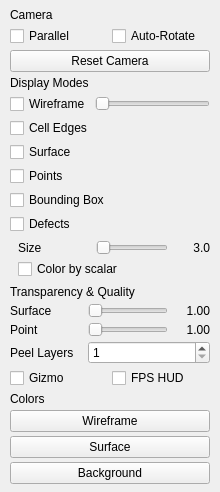
<?xml version="1.0" encoding="UTF-8"?>
<ui version="4.0">
 <class>ViewDisplayPage</class>
 <widget class="QWidget" name="ViewDisplayPage">
  <property name="geometry">
   <rect>
    <x>0</x>
    <y>0</y>
    <width>220</width>
    <height>400</height>
   </rect>
  </property>
  <layout class="QVBoxLayout" name="verticalLayout">
   <property name="spacing">
    <number>4</number>
   </property>
   <property name="leftMargin">
    <number>10</number>
   </property>
   <property name="topMargin">
    <number>8</number>
   </property>
   <property name="rightMargin">
    <number>10</number>
   </property>
   <property name="bottomMargin">
    <number>8</number>
   </property>
   <item>
    <widget class="QLabel" name="cameraHeader">
     <property name="text">
      <string>Camera</string>
     </property></widget>
   </item>
   <item>
    <layout class="QHBoxLayout" name="camOptionsLayout">
     <item>
      <widget class="QCheckBox" name="parallelCb">
       <property name="text">
        <string>Parallel</string>
       </property>
      </widget>
     </item>
     <item>
      <widget class="QCheckBox" name="autoRotateCb">
       <property name="text">
        <string>Auto-Rotate</string>
       </property>
      </widget>
     </item>
    </layout>
   </item>
   <item>
    <widget class="QPushButton" name="resetCamBtn">
     <property name="text">
      <string>Reset Camera</string>
     </property></widget>
   </item>
   <item>
    <widget class="QLabel" name="displayHeader">
     <property name="text">
      <string>Display Modes</string>
     </property></widget>
   </item>
   <item>
    <widget class="QWidget" name="wireframeRow">
     <layout class="QHBoxLayout" name="wireframeLayout">
      <property name="spacing"><number>4</number></property>
      <property name="leftMargin"><number>0</number></property>
      <property name="topMargin"><number>0</number></property>
      <property name="rightMargin"><number>0</number></property>
      <property name="bottomMargin"><number>0</number></property>
      <item>
       <widget class="QCheckBox" name="wireframeCb">
        <property name="text"><string>Wireframe</string></property>
       </widget>
      </item>
      <item>
       <widget class="QSlider" name="wireframeSlider">
        <property name="orientation"><enum>Qt::Horizontal</enum></property>
       </widget>
      </item>
     </layout>
    </widget>
   </item>
   <item>
    <layout class="QHBoxLayout" name="cellWireframeLayout">
     <property name="spacing"><number>4</number></property>
     <property name="leftMargin"><number>0</number></property>
     <property name="topMargin"><number>0</number></property>
     <property name="rightMargin"><number>0</number></property>
     <property name="bottomMargin"><number>0</number></property>
     <item>
      <widget class="QCheckBox" name="cellWireframeCb">
       <property name="text"><string>Cell Edges</string></property>
      </widget>
     </item>
    </layout>
   </item>
    <item>
     <layout class="QVBoxLayout" name="flagsLayout">
     <item>
      <widget class="QCheckBox" name="surfaceCb">
       <property name="text">
        <string>Surface</string>
       </property>
      </widget>
     </item>
     <item>
      <widget class="QCheckBox" name="pointsCb">
       <property name="text">
        <string>Points</string>
       </property>
      </widget>
     </item>
      <item>
       <widget class="QCheckBox" name="bboxCb">
       <property name="text">
        <string>Bounding Box</string>
       </property>
      </widget>
     </item>
     <item>
      <widget class="QCheckBox" name="defectsCb">
       <property name="text">
        <string>Defects</string>
       </property>
      </widget>
     </item>
    </layout>
   </item>
   <item>
    <widget class="QWidget" name="pointGroup" native="true">
     <layout class="QVBoxLayout" name="pointLayout">
      <property name="spacing">
       <number>4</number>
      </property>
      <property name="leftMargin">
       <number>8</number>
      </property>
      <property name="topMargin">
       <number>2</number>
      </property>
      <property name="rightMargin">
       <number>0</number>
      </property>
      <property name="bottomMargin">
       <number>2</number>
      </property>
      <item>
       <widget class="QWidget" name="pointSizeRow">
        <layout class="QHBoxLayout" name="pointSizeLayout">
         <property name="spacing"><number>6</number></property>
         <property name="leftMargin"><number>0</number></property>
         <property name="topMargin"><number>0</number></property>
         <property name="rightMargin"><number>0</number></property>
         <property name="bottomMargin"><number>0</number></property>
         <item>
          <widget class="QLabel" name="pointSizeLabel">
           <property name="text"><string>Size</string></property>
           <property name="minimumSize"><size><width>72</width><height>0</height></size></property>
           <property name="maximumSize"><size><width>72</width><height>16777215</height></size></property><property name="alignment"><set>Qt::AlignLeft|Qt::AlignVCenter</set></property>
          </widget>
         </item>
         <item>
          <widget class="QSlider" name="pointSizeSlider">
           <property name="orientation"><enum>Qt::Horizontal</enum></property>
          </widget>
         </item>
         <item>
          <widget class="QLabel" name="pointSizeValue">
           <property name="text"><string>3.0</string></property>
           <property name="minimumSize"><size><width>36</width><height>0</height></size></property>
           <property name="maximumSize"><size><width>36</width><height>16777215</height></size></property><property name="alignment"><set>Qt::AlignRight|Qt::AlignVCenter</set></property>
          </widget>
         </item>
        </layout>
       </widget>
      </item>
      <item>
       <widget class="QCheckBox" name="scalarCb">
        <property name="text">
         <string>Color by scalar</string>
        </property>
       </widget>
      </item>
     </layout>
    </widget>
   </item>
   <item>
    <widget class="QLabel" name="transparencyHeader">
     <property name="text">
      <string>Transparency &amp; Quality</string>
     </property></widget>
   </item>
   <item>
    <widget class="QWidget" name="surfaceOpacityRow">
     <layout class="QHBoxLayout" name="surfaceOpacityLayout">
      <property name="spacing"><number>6</number></property>
      <property name="leftMargin"><number>0</number></property>
      <property name="topMargin"><number>0</number></property>
      <property name="rightMargin"><number>0</number></property>
      <property name="bottomMargin"><number>0</number></property>
      <item>
       <widget class="QLabel" name="surfaceOpacityLabel">
        <property name="text"><string>Surface</string></property>
        <property name="minimumSize"><size><width>72</width><height>0</height></size></property>
        <property name="maximumSize"><size><width>72</width><height>16777215</height></size></property><property name="alignment"><set>Qt::AlignLeft|Qt::AlignVCenter</set></property>
       </widget>
      </item>
      <item>
       <widget class="QSlider" name="surfaceOpacitySlider">
        <property name="orientation"><enum>Qt::Horizontal</enum></property>
       </widget>
      </item>
      <item>
       <widget class="QLabel" name="surfaceOpacityValue">
        <property name="text"><string>1.00</string></property>
        <property name="minimumSize"><size><width>36</width><height>0</height></size></property>
        <property name="maximumSize"><size><width>36</width><height>16777215</height></size></property><property name="alignment"><set>Qt::AlignRight|Qt::AlignVCenter</set></property>
       </widget>
      </item>
     </layout>
    </widget>
   </item>
   <item>
     <widget class="QWidget" name="pointOpacityRow">
      <layout class="QHBoxLayout" name="pointOpacityLayout">
       <property name="spacing"><number>6</number></property>
       <property name="leftMargin"><number>0</number></property>
       <property name="topMargin"><number>0</number></property>
       <property name="rightMargin"><number>0</number></property>
       <property name="bottomMargin"><number>0</number></property>
       <item>
        <widget class="QLabel" name="pointOpacityLabel">
         <property name="text"><string>Point</string></property>
         <property name="minimumSize"><size><width>72</width><height>0</height></size></property>
         <property name="maximumSize"><size><width>72</width><height>16777215</height></size></property><property name="alignment"><set>Qt::AlignLeft|Qt::AlignVCenter</set></property>
        </widget>
       </item>
       <item>
        <widget class="QSlider" name="pointOpacitySlider">
         <property name="orientation"><enum>Qt::Horizontal</enum></property>
        </widget>
       </item>
       <item>
        <widget class="QLabel" name="pointOpacityValue">
         <property name="text"><string>1.00</string></property>
         <property name="minimumSize"><size><width>36</width><height>0</height></size></property>
         <property name="maximumSize"><size><width>36</width><height>16777215</height></size></property><property name="alignment"><set>Qt::AlignRight|Qt::AlignVCenter</set></property>
        </widget>
       </item>
      </layout>
     </widget>
    </item>
    <item>
     <widget class="QWidget" name="peelLayersRow">
      <layout class="QHBoxLayout" name="peelLayersLayout">
       <property name="spacing"><number>6</number></property>
       <property name="leftMargin"><number>0</number></property>
       <property name="topMargin"><number>0</number></property>
       <property name="rightMargin"><number>0</number></property>
       <property name="bottomMargin"><number>0</number></property>
       <item>
        <widget class="QLabel" name="peelLayersLabel">
         <property name="text"><string>Peel Layers</string></property>
         <property name="minimumSize"><size><width>72</width><height>0</height></size></property>
         <property name="maximumSize"><size><width>72</width><height>16777215</height></size></property><property name="alignment"><set>Qt::AlignLeft|Qt::AlignVCenter</set></property>
        </widget>
       </item>
       <item>
        <widget class="QSpinBox" name="peelLayersSpin">
         <property name="minimum"><number>1</number></property>
         <property name="maximum"><number>8</number></property>
        </widget>
       </item>
      </layout>
     </widget>
    </item>
   <item>
    <layout class="QHBoxLayout" name="subRowLayout">
     <item>
      <widget class="QCheckBox" name="gizmoCb">
       <property name="text">
        <string>Gizmo</string>
       </property>
      </widget>
     </item>
     <item>
      <widget class="QCheckBox" name="fpsCb">
       <property name="text">
        <string>FPS HUD</string>
       </property>
      </widget>
     </item>
    </layout>
   </item>
   <item>
    <widget class="QLabel" name="colorsHeader">
     <property name="text">
      <string>Colors</string>
     </property></widget>
   </item>
   <item>
    <layout class="QVBoxLayout" name="colorLayout">
     <item>
      <widget class="QPushButton" name="wireframeColorBtn">
       <property name="text">
        <string>Wireframe</string>
       </property></widget>
     </item>
     <item>
      <widget class="QPushButton" name="surfaceColorBtn">
       <property name="text">
        <string>Surface</string>
       </property></widget>
     </item>
     <item>
      <widget class="QPushButton" name="bgColorBtn">
       <property name="text">
        <string>Background</string>
       </property></widget>
     </item>
    </layout>
   </item>
  </layout>
 </widget>
</ui>
